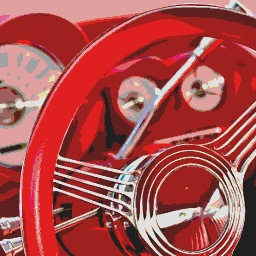
//> input picture img/0.jpg, 256 x 256 px
$ ./7.Salieny img/0.jpg out.png   (built with g++ and OpenCV 4)
//> lines starting //> are read from the running program, lines starting //| are printed output that depends on the picture
//> further down, in is the input picture: 256 rows x 256 cols, CV_8UC3; mean B, G, R 77.4, 78.3, 171.3
#include "opencv2/imgproc/imgproc.hpp"
#include "opencv2/highgui/highgui.hpp"
#include "opencv\cv.h"
#include <math.h>
#include <iostream>
using namespace cv;
using namespace std;

// 7 SALIENCY
Mat calcSaliencyMap(const Mat image)
{

	const int NUM_SCALES = 7;
	vector<Mat> pyramidI(NUM_SCALES); //Luminance pyramid

	Mat scaled = image;
	for (int s = 0; s < NUM_SCALES; ++s) {

		// Luminance mapping
		vector<Mat > colors;
		split(scaled, colors);
		Mat  imageI = (colors[0] / 3 + colors[1] / 3 + colors[2] / 3) ;
		pyramidI[s] = imageI;
		pyrDown(scaled, scaled); // minimize image to 1/2
	}
//> this loop made 7 passes
//> pass 2, in calcSaliencyMap, `pyrDown(scaled, scaled);`:
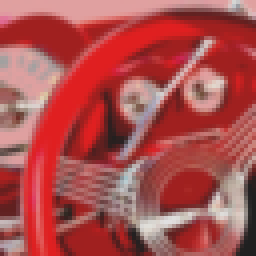
//> scaled: 64 rows x 64 cols, CV_8UC3 (shown 4 times larger); mean B, G, R 78.3, 79.1, 172

	/* Calculate difference between 2 arbitrary luminance pyramid layers,
	*	save result to array pyramidD
	*	for every layer n, start from smallest layer to n+1 (0 is the biggest layer)
	*/
	vector<Mat> pyramidD(21);
	int k = 0;
	for (int s = 5; s >= 0; s--) {
		for (int i = 6; i > s; i--) {
			pyrUp(pyramidI[i], pyramidI[i]);
			pyramidD[k++] = abs(pyramidI[s] - pyramidI[i]);
		}
	}
//> this loop made 6 passes
//> k on passes 1 to 6: 1, 3, 6, 10, 15, 21
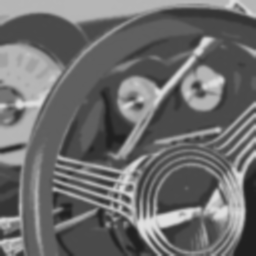
//> pyramidI[1]: 256 rows x 256 cols, CV_8UC1; min 31, max 225, mean 109.1
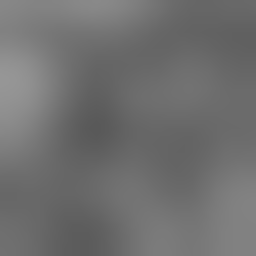
//> pyramidI[5]: 256 rows x 256 cols, CV_8UC1; min 89, max 150, mean 111.1
//> after the loop, k = 21

	// Scale up every layer in pyramidD
	int total = 20;
	for (int s = 6; s > 1; s--) {
		total -= s;
		for (int i = total; i >= 0; i--) {
			pyrUp(pyramidD[i], pyramidD[i]);
		}
	}
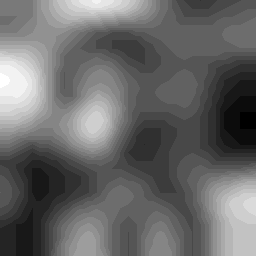
//> pyramidD[0]: 256 rows x 256 cols, CV_8UC1; min 2, max 23, mean 10.6; drawn with min black and max white
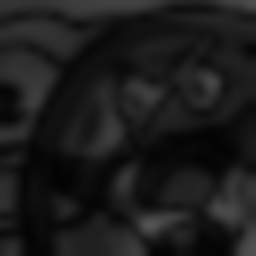
//> pyramidD[3]: 256 rows x 256 cols, CV_8UC1; min 3, max 85, mean 27.2
//> pyramidD[4]: 256 rows x 256 cols, CV_8UC1
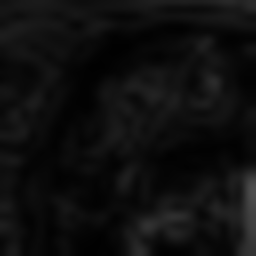
//> pyramidD[5]: 256 rows x 256 cols, CV_8UC1; min 1, max 78, mean 14.4
//> after the loop, total = 0

	return  pyramidD[0] + pyramidD[2] + pyramidD[5] + pyramidD[9] + pyramidD[14] + pyramidD[17];
}


int main(int argc, char** argv)
{
	// Print out usage
	if (argc != 3) {
		cout << "Usage: " << argv[0] << "[input] [output]" << endl;
		return 0;
	}

	// Read the image data and store it in 'in'
	Mat in = imread(argv[1], CV_LOAD_IMAGE_ANYDEPTH | CV_LOAD_IMAGE_ANYCOLOR);

	// Check whether the image is loaded or not
	if (in.empty()) {
		cout << "Error: Image cannot be loaded!" << endl;
		return -1;
	}

	// Display the original image
	imshow("Original", in);

	// Calculate saliency
	Mat saliency = calcSaliencyMap(in);
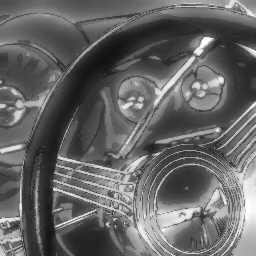
//> saliency: 256 rows x 256 cols, CV_8UC1; min 17, max 255, mean 101.4
	imshow("Saliency", saliency);

	vector<int> params;
	params.push_back(CV_IMWRITE_JPEG_QUALITY);
	params.push_back(100);

	// Write img to file
	bool saveImg = imwrite(argv[2], saliency, params);

	if (!saveImg) {
		cout << "ERROR : Failed to save the image" << endl;
	}

	waitKey(0);
	destroyAllWindows;
	return 0;
}

$ run again, on img/10.jpg
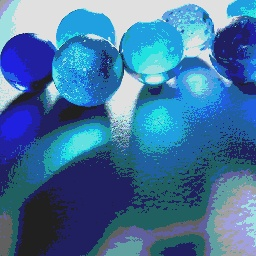
//> input picture img/10.jpg, 256 x 256 px
//> in is the input picture: 256 rows x 256 cols, CV_8UC3; mean B, G, R 158.8, 115.4, 66.8
//> the loop in calcSaliencyMap, `for (int s = 5; s >= 0; s--)` made 6 passes
//> k on passes 1 to 6: 1, 3, 6, 10, 15, 21
//> after the loop in calcSaliencyMap, `for (int s = 5; s >= 0; s--)`: k = 21
//> after the loop in calcSaliencyMap, `for (int s = 6; s > 1; s--)`:
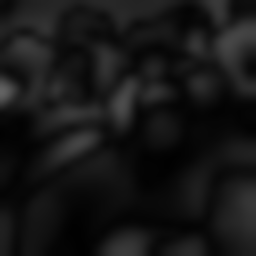
//> pyramidD[4]: 256 rows x 256 cols, CV_8UC1; min 1, max 99, mean 22
//> after the loop in calcSaliencyMap, `for (int s = 6; s > 1; s--)`: total = 0
//> `Mat saliency = calcSaliencyMap(in);`:
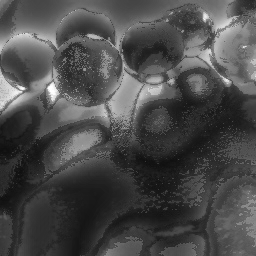
//> saliency: 256 rows x 256 cols, CV_8UC1; min 15, max 255, mean 74.4

$ run again, on img/11.jpg
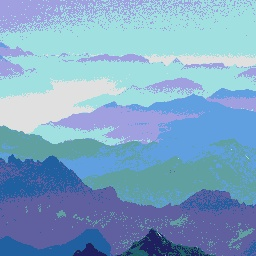
//> input picture img/11.jpg, 256 x 256 px
//> in is the input picture: 256 rows x 256 cols, CV_8UC3; mean B, G, R 197.7, 165.1, 126
//> the loop in calcSaliencyMap, `for (int s = 5; s >= 0; s--)` made 6 passes
//> k on passes 1 to 6: 1, 3, 6, 10, 15, 21
//> after the loop in calcSaliencyMap, `for (int s = 5; s >= 0; s--)`: k = 21
//> after the loop in calcSaliencyMap, `for (int s = 6; s > 1; s--)`:
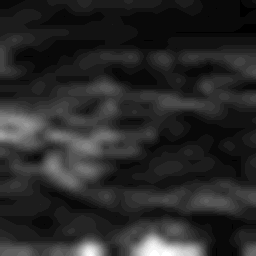
//> pyramidD[5]: 256 rows x 256 cols, CV_8UC1; min 0, max 27, mean 4.3; drawn with min black and max white
//> after the loop in calcSaliencyMap, `for (int s = 6; s > 1; s--)`: total = 0
//> `Mat saliency = calcSaliencyMap(in);`:
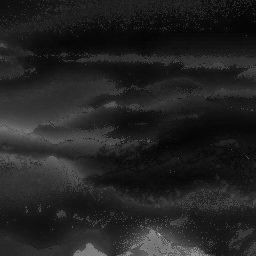
//> saliency: 256 rows x 256 cols, CV_8UC1; min 4, max 208, mean 34.3
